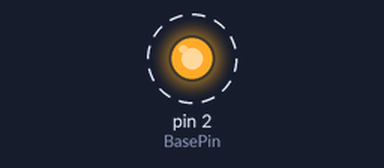
Bench run of a sketch on a simulated Arduino Uno, built with avr-gcc and run on an emulated ATmega328P. Parts: output pins drawn as LEDs (lit = HIGH). Dashed ring = blinking.

Above: at 0.5 s.
Timing chart, 0 to 4.6 s (numbered marks = the images above):
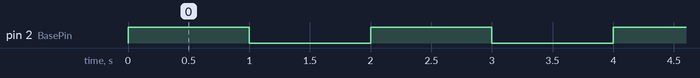

The sketch:

S19.ino
```cpp
// S19 - NPN Transistör Test Cihazı

int BasePin = 2;    // Transistörün Base bacağının bağlandığı pin numarası tanımlandı

void setup() {
    pinMode(BasePin, OUTPUT);    // Base pin çıkış olarak ayarlandı
}

void loop() {
    digitalWrite(BasePin, HIGH);    // BasePin'e sinyal gönderdik (HIGH yaptık)
    delay(1000);
    digitalWrite(BasePin, LOW);     // BasePin'e sinyal gönderdik (LOW yaptık)
    delay(1000);
}
```

Measured:
- by itself, pin 2 (BasePin): alternates HIGH for 1.0 s and LOW for 1.0 s
